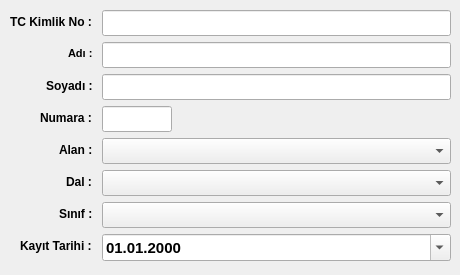
        <widget class="QWidget" name="tab_student">
         <attribute name="title">
          <string>Okul</string>
         </attribute>
         <widget class="QWidget" name="formLayoutWidget">
          <property name="geometry">
           <rect>
            <x>10</x>
            <y>10</y>
            <width>441</width>
            <height>256</height>
           </rect>
          </property>
          <layout class="QFormLayout" name="formLayout">
           <property name="labelAlignment">
            <set>Qt::AlignRight|Qt::AlignTrailing|Qt::AlignVCenter</set>
           </property>
           <property name="formAlignment">
            <set>Qt::AlignLeading|Qt::AlignLeft|Qt::AlignTop</set>
           </property>
           <item row="1" column="0">
            <widget class="QLabel" name="label_19">
             <property name="font">
              <font>
               <weight>75</weight>
               <bold>true</bold>
              </font>
             </property>
             <property name="text">
              <string>TC Kimlik No : </string>
             </property>
            </widget>
           </item>
           <item row="1" column="1">
            <widget class="QLineEdit" name="le_id_number">
             <property name="font">
              <font>
               <pointsize>11</pointsize>
               <weight>75</weight>
               <bold>true</bold>
              </font>
             </property>
            </widget>
           </item>
           <item row="4" column="0">
            <widget class="QLabel" name="label">
             <property name="font">
              <font>
               <weight>75</weight>
               <bold>true</bold>
              </font>
             </property>
             <property name="text">
              <string>Numara : </string>
             </property>
            </widget>
           </item>
           <item row="4" column="1">
            <widget class="QLineEdit" name="le_number">
             <property name="maximumSize">
              <size>
               <width>70</width>
               <height>30</height>
              </size>
             </property>
             <property name="font">
              <font>
               <pointsize>11</pointsize>
               <weight>75</weight>
               <bold>true</bold>
              </font>
             </property>
             <property name="inputMask">
              <string/>
             </property>
             <property name="placeholderText">
              <string/>
             </property>
            </widget>
           </item>
           <item row="5" column="0">
            <widget class="QLabel" name="label_2">
             <property name="font">
              <font>
               <weight>75</weight>
               <bold>true</bold>
              </font>
             </property>
             <property name="text">
              <string>Alan : </string>
             </property>
            </widget>
           </item>
           <item row="6" column="0">
            <widget class="QLabel" name="label_3">
             <property name="font">
              <font>
               <weight>75</weight>
               <bold>true</bold>
              </font>
             </property>
             <property name="text">
              <string>Dal : </string>
             </property>
            </widget>
           </item>
           <item row="7" column="0">
            <widget class="QLabel" name="label_4">
             <property name="font">
              <font>
               <weight>75</weight>
               <bold>true</bold>
              </font>
             </property>
             <property name="text">
              <string>Sınıf : </string>
             </property>
            </widget>
           </item>
           <item row="8" column="0">
            <widget class="QLabel" name="label_6">
             <property name="font">
              <font>
               <weight>75</weight>
               <bold>true</bold>
              </font>
             </property>
             <property name="text">
              <string>Kayıt Tarihi : </string>
             </property>
            </widget>
           </item>
           <item row="8" column="1">
            <widget class="QDateEdit" name="date_record">
             <property name="font">
              <font>
               <pointsize>11</pointsize>
               <weight>75</weight>
               <bold>true</bold>
              </font>
             </property>
             <property name="showGroupSeparator" stdset="0">
              <bool>false</bool>
             </property>
             <property name="displayFormat">
              <string>dd.MM.yyyy</string>
             </property>
             <property name="calendarPopup">
              <bool>true</bool>
             </property>
            </widget>
           </item>
           <item row="2" column="0">
            <widget class="QLabel" name="label_5">
             <property name="font">
              <font>
               <pointsize>8</pointsize>
               <weight>75</weight>
               <bold>true</bold>
              </font>
             </property>
             <property name="text">
              <string>Adı : </string>
             </property>
            </widget>
           </item>
           <item row="2" column="1">
            <widget class="QLineEdit" name="le_name">
             <property name="font">
              <font>
               <pointsize>11</pointsize>
               <weight>75</weight>
               <bold>true</bold>
              </font>
             </property>
            </widget>
           </item>
           <item row="3" column="0">
            <widget class="QLabel" name="label_7">
             <property name="font">
              <font>
               <weight>75</weight>
               <bold>true</bold>
              </font>
             </property>
             <property name="text">
              <string>Soyadı : </string>
             </property>
            </widget>
           </item>
           <item row="3" column="1">
            <widget class="QLineEdit" name="le_surname">
             <property name="font">
              <font>
               <pointsize>11</pointsize>
               <weight>75</weight>
               <bold>true</bold>
              </font>
             </property>
            </widget>
           </item>
           <item row="5" column="1">
            <widget class="QComboBox" name="cmb_department">
             <property name="font">
              <font>
               <pointsize>11</pointsize>
               <weight>75</weight>
               <bold>true</bold>
              </font>
             </property>
            </widget>
           </item>
           <item row="6" column="1">
            <widget class="QComboBox" name="cmb_branch">
             <property name="font">
              <font>
               <pointsize>11</pointsize>
               <weight>75</weight>
               <bold>true</bold>
              </font>
             </property>
            </widget>
           </item>
           <item row="7" column="1">
            <widget class="QComboBox" name="cmb_class">
             <property name="maximumSize">
              <size>
               <width>10000</width>
               <height>10000</height>
              </size>
             </property>
             <property name="font">
              <font>
               <pointsize>11</pointsize>
               <weight>75</weight>
               <bold>true</bold>
              </font>
             </property>
             <property name="autoFillBackground">
              <bool>false</bool>
             </property>
            </widget>
           </item>
          </layout>
         </widget>
        </widget>
